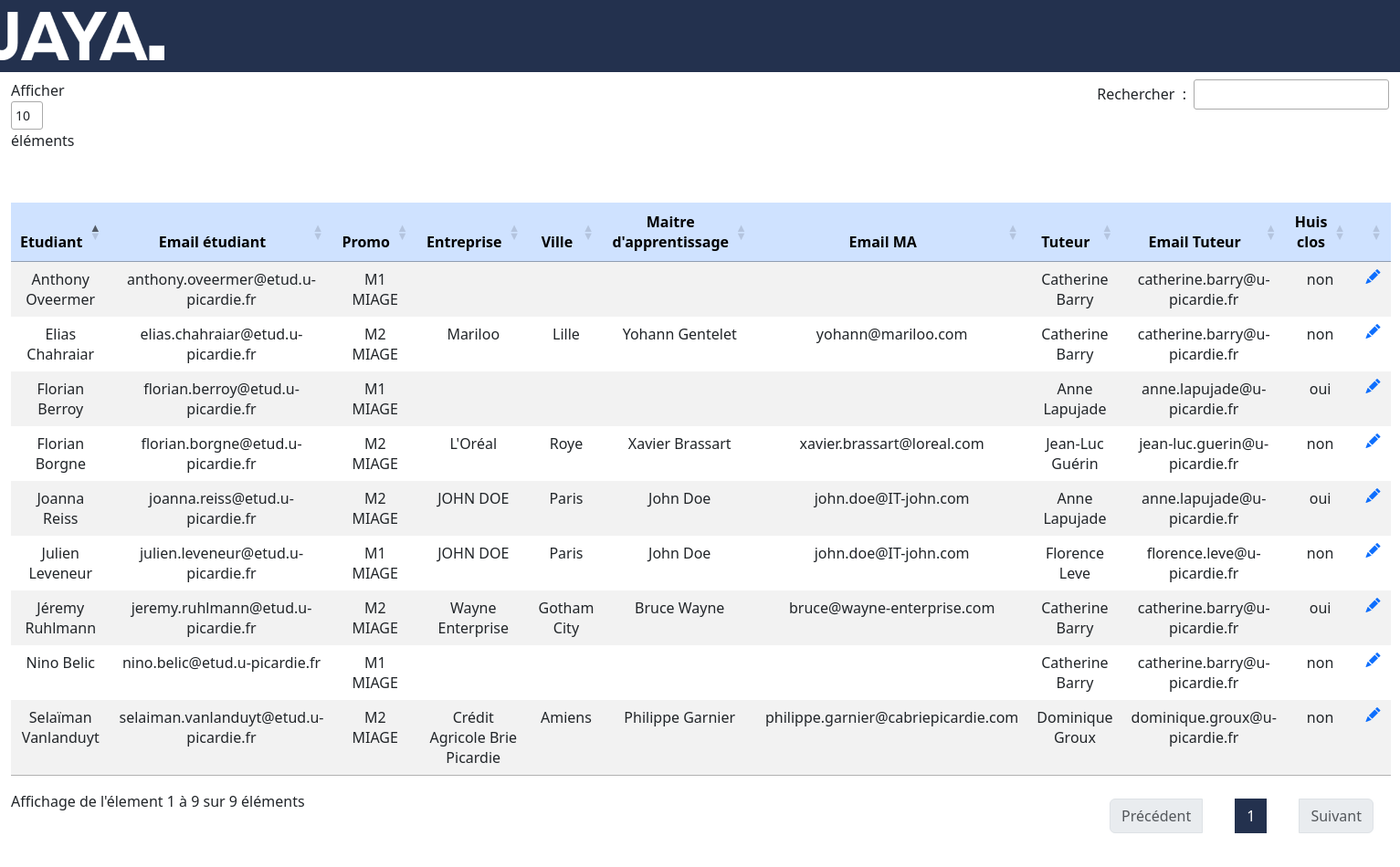
/pages/suiviEtudiants.php, run on the app's committed database.
### tables this page shows
CREATE TABLE `utilisateur` (
  `ID_Utilisateur` int(11) NOT NULL,
  `Nom_Utilisateur` varchar(150) DEFAULT NULL,
  `Mail_Utilisateur` varchar(150) DEFAULT NULL,
  `MDP_Utilisateur` varchar(100) DEFAULT NULL,
  `Promo_Utilisateur` varchar(50) DEFAULT NULL,
  `Annee_Utilisateur` varchar(10) DEFAULT NULL,
  `HuisClos_Utilisateur` varchar(3) DEFAULT NULL,
  `ID_Planning` int(11) DEFAULT NULL,
  `SoutenanceSupp_Utilisateur` VARCHAR(3) DEFAULT NULL
);

CREATE TABLE `invite` (
  `ID_Invite` int(11) NOT NULL,
  `Nom_Invite` varchar(100) DEFAULT NULL,
  `Mail_Invite` varchar(100) DEFAULT NULL,
  `Entreprise_Invite` varchar(100) DEFAULT NULL,
  `Ville_Invite` varchar(100) DEFAULT NULL,
  `Telephone_Invite` varchar(10) DEFAULT NULL,
  `EstEnseignant_Invite` varchar(3) DEFAULT NULL,
  `EstProfessionel_Invite` varchar(3) DEFAULT NULL,
  `QRCode_Invite` varchar(255) DEFAULT NULL
);

### pages/suiviEtudiants.php (the view, shortened to what this page needs)
<?php
include 'header.php';
include 'home/navigation/navbar.php';
$conn = Database::connect();
$annee = date('Y');
?>
<!DOCTYPE html>
<html>
<head>
	<link rel="stylesheet" href="../css/MDB/css/datatables.min.css">
<body>
	<?php
	$query =
		'SELECT utilisateur.ID_Utilisateur, utilisateur.nom_Utilisateur, utilisateur.Mail_Utilisateur, utilisateur.Promo_Utilisateur, utilisateur.HuisClos_Utilisateur,
invite.Entreprise_Invite, invite.Ville_Invite, invite.Nom_Invite, invite.Mail_Invite FROM utilisateur
 LEFT JOIN est_apprenti ON utilisateur.ID_Utilisateur = est_apprenti.ID_Utilisateur
 LEFT JOIN invite ON est_apprenti.ID_Invite = invite.ID_Invite
 JOIN habilitations ON utilisateur.ID_Utilisateur = habilitations.ID_Utilisateur
WHERE habilitations.Etudiant_Habilitations LIKE "oui" AND utilisateur.Annee_utilisateur LIKE "%' . $annee . '%"
';
	$result = $conn->query($query);
	$etudiants = $result->fetchAll();
	?>
	<div class="container-fluid">
		<table id='dtVisuData' class="table table-hover table-borderless mt-5 table-striped table-responsive">
			<thead class="table-primary">
				<th>Etudiant</th>
				<th>Email étudiant</th>
				<th>Promo</th>
				<th>Entreprise</th>
				<th>Ville</th>
				<th>Maitre d'apprentissage</th>
				<th>Email MA</th>
				<th>Tuteur</th>
				<th>Email Tuteur</th>
				<th>Huis clos</th>
				<th></th>
			</thead>
			<tbody>
				<?php
				foreach ($etudiants as $etudiant) {
					$userId = $etudiant['ID_Utilisateur'];
					$queryTuteur = "SELECT utilisateur.nom_Utilisateur, utilisateur.Mail_Utilisateur FROM utilisateur
			JOIN etudiant_tuteur ON utilisateur.ID_Utilisateur = etudiant_tuteur.ID_Tuteur
			WHERE etudiant_tuteur.Id_etudiant  LIKE  $userId ";
					$resultat = $conn->query($queryTuteur);
					$tuteur = $resultat->fetch();
					$queryMA = "SELECT invite.Nom_Invite, invite.Mail_Invite FROM invite
			 JOIN est_apprenti ON invite.ID_Invite = est_apprenti.ID_Invite
			WHERE est_apprenti.Id_Utilisateur  LIKE  $userId ";
					$resultatMA = $conn->query($queryMA);
					$mas = $resultatMA->fetchAll();
				?>
					<tr>
						<td><?php echo $etudiant['nom_Utilisateur']; ?></td>
						<td><?php echo $etudiant['Mail_Utilisateur']; ?></td>
						<td><?php echo $etudiant['Promo_Utilisateur']; ?></td>
						<td><?php echo $etudiant['Entreprise_Invite']; ?></td>
						<td><?php echo $etudiant['Ville_Invite']; ?></td>
						<td>
							<?php
							foreach ($mas as $ma) {
								echo $ma['Nom_Invite'];
							}
							?>
						</td>
						<td>
							<?php
							foreach ($mas as $ma) {
								echo $ma['Mail_Invite'];
							}
							?>
						</td>
						<td><?php echo $tuteur['nom_Utilisateur']; ?></td>
						<td><?php echo $tuteur['Mail_Utilisateur']; ?></td>
						<td><?php echo $etudiant['HuisClos_Utilisateur']; ?></td>
						<td>
							<a href="formUpdateEtudiant.php?id=<?php echo $etudiant['ID_Utilisateur'] ?>"><i class="bi bi-pencil-fill"></i></a>
						</td>
					</tr>
				<?php
				}
				?>
			</tbody>
		</table>
	</div>
</body>

### css/style.css (style rules this page uses)
table, th, td { text-align: center !important; }
.noDecoration, a:link, a:visited { text-decoration: none; }

### data on the page
utilisateur: Nom_Utilisateur "Florian Borgne", Mail_Utilisateur "florian.borgne@etud.u-picardie.fr", Promo_Utilisateur "M2 MIAGE", invite.Entreprise_Invite "L'Oréal", invite.Ville_Invite "Roye", utilisateur.Nom_Utilisateur "Jean-Luc Guérin", utilisateur.Mail_Utilisateur "jean-luc.guerin@u-picardie.fr", HuisClos_Utilisateur "non"
invite: Nom_Invite "Xavier Brassart", Mail_Invite "xavier.brassart@loreal.com"
utilisateur: Nom_Utilisateur "Elias Chahraiar", Mail_Utilisateur "elias.chahraiar@etud.u-picardie.fr", Promo_Utilisateur "M2 MIAGE", invite.Entreprise_Invite "Mariloo", invite.Ville_Invite "Lille", utilisateur.Nom_Utilisateur "Catherine Barry", utilisateur.Mail_Utilisateur "catherine.barry@u-picardie.fr", HuisClos_Utilisateur "non"
invite: Nom_Invite "Yohann Gentelet", Mail_Invite "yohann@mariloo.com"
utilisateur: Nom_Utilisateur "Selaïman Vanlanduyt", Mail_Utilisateur "selaiman.vanlanduyt@etud.u-picardie.fr", Promo_Utilisateur "M2 MIAGE", invite.Entreprise_Invite "Crédit Agricole Brie Picardie", invite.Ville_Invite "Amiens", utilisateur.Nom_Utilisateur "Dominique Groux", utilisateur.Mail_Utilisateur "dominique.groux@u-picardie.fr", HuisClos_Utilisateur "non"
invite: Nom_Invite "Philippe Garnier", Mail_Invite "philippe.garnier@cabriepicardie.com"
utilisateur: Nom_Utilisateur "Joanna Reiss", Mail_Utilisateur "joanna.reiss@etud.u-picardie.fr", Promo_Utilisateur "M2 MIAGE", invite.Entreprise_Invite "JOHN DOE", invite.Ville_Invite "Paris", utilisateur.Nom_Utilisateur "Anne Lapujade", utilisateur.Mail_Utilisateur "anne.lapujade@u-picardie.fr", HuisClos_Utilisateur "oui"
invite: Nom_Invite "John Doe", Mail_Invite "john.doe@IT-john.com"
utilisateur: Nom_Utilisateur "Jéremy Ruhlmann", Mail_Utilisateur "jeremy.ruhlmann@etud.u-picardie.fr", Promo_Utilisateur "M2 MIAGE", invite.Entreprise_Invite "Wayne Enterprise", invite.Ville_Invite "Gotham City", utilisateur.Nom_Utilisateur "Catherine Barry", utilisateur.Mail_Utilisateur "catherine.barry@u-picardie.fr", HuisClos_Utilisateur "oui"
invite: Nom_Invite "Bruce Wayne", Mail_Invite "bruce@wayne-enterprise.com"
utilisateur: Nom_Utilisateur "Anthony Oveermer", Mail_Utilisateur "anthony.oveermer@etud.u-picardie.fr", Promo_Utilisateur "M1 MIAGE", utilisateur.Nom_Utilisateur "Catherine Barry", utilisateur.Mail_Utilisateur "catherine.barry@u-picardie.fr", HuisClos_Utilisateur "non"
utilisateur: Nom_Utilisateur "Nino Belic", Mail_Utilisateur "nino.belic@etud.u-picardie.fr", Promo_Utilisateur "M1 MIAGE", utilisateur.Nom_Utilisateur "Catherine Barry", utilisateur.Mail_Utilisateur "catherine.barry@u-picardie.fr", HuisClos_Utilisateur "non"
utilisateur: Nom_Utilisateur "Florian Berroy", Mail_Utilisateur "florian.berroy@etud.u-picardie.fr", Promo_Utilisateur "M1 MIAGE", utilisateur.Nom_Utilisateur "Anne Lapujade", utilisateur.Mail_Utilisateur "anne.lapujade@u-picardie.fr", HuisClos_Utilisateur "oui"
utilisateur: Nom_Utilisateur "Julien Leveneur", Mail_Utilisateur "julien.leveneur@etud.u-picardie.fr", Promo_Utilisateur "M1 MIAGE", invite.Entreprise_Invite "JOHN DOE", invite.Ville_Invite "Paris", utilisateur.Nom_Utilisateur "Florence Leve", utilisateur.Mail_Utilisateur "florence.leve@u-picardie.fr", HuisClos_Utilisateur "non"
